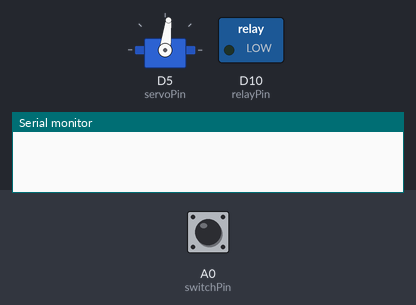
Recording of a sketch running on a simulated Arduino MKR. On the bench: servo, switched loads named in the sketch (green lamp = pin HIGH), the last lines printed to the serial monitor. The inputs (shaded band) are chosen by the test bench; at power-on: A0 (switchPin) HIGH.

Above: at 1.2 s.
1.3 s: A0 (switchPin) pulled LOW for 3.2 s
7.5 s: A0 (switchPin) pulled LOW for 1 s
At 8.21 s:
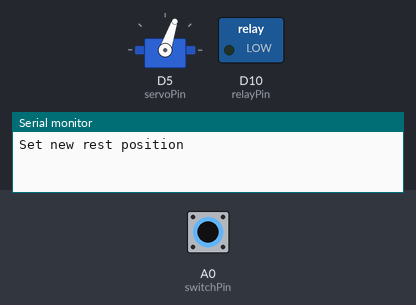
11.5 s: A0 (switchPin) pulled LOW for 1 s
At 16.36 s:
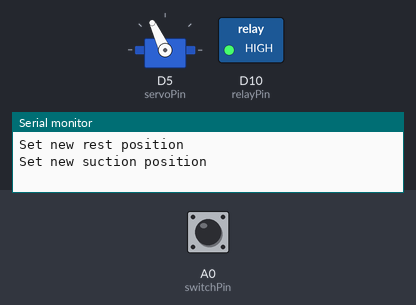
At 17.2 s:
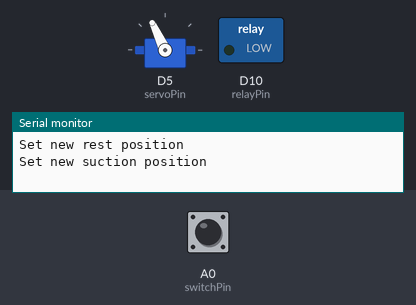
Timing chart, 0 to 18.7 s (numbered marks = the images above; inputs shaded):
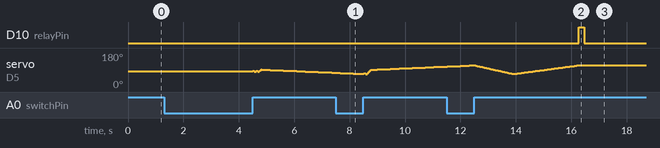

Measured:
- after the input at 11.5 s, D10 (relayPin): LOW → HIGH after 4.8 s, → LOW 0.20 s later

The sketch:

ATSuction.ino
```cpp
#include<Servo.h>
#include <FlashStorage.h>

//Board manager URL: https://adafruit.github.io/arduino-board-index/package_adafruit_index.json
// for use with Adafruit Feather M0

//Emulated EEPROM library is from here: https://github.com/cmaglie/FlashStorage
//Download from library manager as FlashStorage

#define servoPin 5
#define relayPin 10
#define switchPin A0 //pull up and look for 0 on button press

Servo servo;

//Serial variables
String inputString = "";         // a string to hold incoming data
boolean stringComplete = false;  // whether the string is complete

//Runtime variables
bool switchVal = true; //Store the value of the last switch value
bool switchPressed = false; //Used to determine wether to analyze button information (duration, sequence, etc.)
bool setSuctionPoseMode = false;
bool setRestPoseMode = false;
int numPresses = 0;
int currentPosition = 1500; //1500 is just for instantiation
unsigned long buttonDuration = 0; //Holder variable for computing the lastButtonDuration
unsigned long lastButtonDuration = 0; //The duration that the button was held at in the last press sequence

//User configurable variables
int restPosition = 1100; //1500 <= restPosition <= 2500
int suctionPosition = 1900; //The position where the suction hits the mouth
FlashStorage(restPosition_storage, int);
FlashStorage(suctionPosition_storage, int);

void setup() {
  // reserve 200 bytes for the inputString:
  inputString.reserve(200);

  //Adafruit Feather M0 Serial goes straight to USB
  Serial.begin(115200);

  //Setup the IO pins
  pinMode(switchPin, INPUT_PULLUP);
  pinMode(relayPin, OUTPUT);
  servo.attach(servoPin);

  //Initialize stored variables
  restPosition = restPosition_storage.read();
  suctionPosition = suctionPosition_storage.read();
  //Make sure vars are valid
  if(!(restPosition >= 500 && restPosition <= 1500)){
    restPosition = 1400;
    restPosition_storage.write(restPosition);
    }
   if(!(suctionPosition >= 1500 && suctionPosition <= 2500)){
    suctionPosition = 1800;
    suctionPosition_storage.write(suctionPosition);
    }

  servo.writeMicroseconds(restPosition); //Set servo to initial rest position
  currentPosition = restPosition;
}

void loop() {
  //Check serial input buffer for avialable data
  if(Serial.available() > 0){
    serialEvent();
  }

  // print the string when a newline arrives:
  if (stringComplete) {

    //Handle input
    Serial.println("Recieved: " + inputString);
    //Serial.println(inputString);
    //Serial.println(inputString.toInt());
    int setting = inputString.toInt();
    servo.writeMicroseconds(setting);

    // clear the string:
    inputString = "";
    stringComplete = false;
  }

  //Button logic
  if((switchVal ^ digitalRead(switchPin))){ //Look for a change in the button state

    delay(5); //debounce
    bool oldSwitchVal = switchVal;
    switchVal = digitalRead(switchPin);

    if(oldSwitchVal){ //Look for falling edge
        buttonDuration = millis();
//        Serial.print("ButtonPressed: ");
//        numPresses++;
//        Serial.println(numPresses);
      } else {
        lastButtonDuration = millis() - buttonDuration;
        //Serial.println(lastButtonDuration);
        switchPressed = true;
        }
    }

    //Determine action to take
    if(switchPressed && lastButtonDuration > 250 && lastButtonDuration < 1000 && (!(setSuctionPoseMode || setRestPoseMode))){ //normal suction if not in selected mode or outside click range
      moveArmature(suctionPosition, 3);
      digitalWrite(relayPin, HIGH);
      delay(200);
      digitalWrite(relayPin, LOW);
      delay(10000);
      digitalWrite(relayPin, HIGH);
      delay(200);
      digitalWrite(relayPin, LOW);
      moveArmature(restPosition, 3);
      switchPressed = false;
      }
      else if(switchPressed && lastButtonDuration > 1000 && lastButtonDuration < 3000&& (!(setSuctionPoseMode || setRestPoseMode))){
        Serial.println("Set new suction position");
        setSuctionPoseMode = true;
        moveArmature(restPosition + 50, 25);
        moveArmature(restPosition - 50, 25);
        moveArmature(1500, 25);
        switchPressed = false;
      }
      else if(switchPressed && lastButtonDuration > 3000 && lastButtonDuration < 6000&& (!(setSuctionPoseMode || setRestPoseMode))){
        Serial.println("Set new rest position");
        setRestPoseMode = true;
        moveArmature(restPosition + 50, 25);
        moveArmature(restPosition - 50, 25);
        moveArmature(restPosition + 50, 25);
        moveArmature(restPosition - 50, 25);
        moveArmature(1500, 25);
        switchPressed = false;
      }

      //Handle special modes
      if(setSuctionPoseMode){ //Suction position set mode
        if(switchPressed){
           suctionPosition = currentPosition;
           suctionPosition_storage.write(suctionPosition); //Store in nonvolitile memory
           moveArmature(restPosition, 5);
           setSuctionPoseMode = false;
          }
        else{
          moveArmature(currentPosition+1, 1); //Suction position is the smaller number (1100-1500)
          }
        }
      else if(setRestPoseMode){ //Rest position set mode
        if(switchPressed){
           restPosition = currentPosition;
           restPosition_storage.write(restPosition); //Store in nonvolitile memory
           moveArmature(restPosition, 5);
           setRestPoseMode = false;
          }
        else{
          moveArmature(currentPosition-1, 1); //Rest position is the bigger number (1500-1900)
          }
        }
}

//Move the servo from current position to the stop point with speed armSpeed in micro-second pulses per 2 milliseconds
//Arm speed is relative based on the servo so it can be set by the user
void moveArmature(int stopPosition, int armSpeed){
  int startingPosition = currentPosition;
  for(int i = 0; i < abs(stopPosition - startingPosition)/armSpeed; i++){
    int newPosition = currentPosition + (armSpeed*(abs(stopPosition - currentPosition)/(stopPosition - currentPosition))); //No divide by zero due to for loop condition
    servo.writeMicroseconds(newPosition);
    delay(15);
    currentPosition = newPosition;
    }
  }

/*
  SerialEvent occurs whenever a new data comes in the
 hardware serial RX.  This routine is run between each
 time loop() runs, so using delay inside loop can delay
 response.  Multiple bytes of data may be available.
 */
void serialEvent() {
  while (Serial.available()) {
    // get the new byte:
    char inChar = (char)Serial.read();
    // add it to the inputString:
    inputString += inChar;
    // if the incoming character is a newline, set a flag
    // so the main loop can do something about it:
    if (inChar == '\n') {
      stringComplete = true;
    }
  }
}
```
